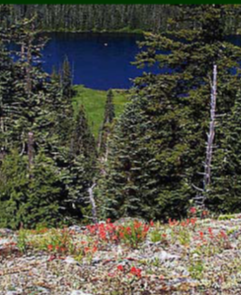
#> input picture 数字图像处理/homework/hw1/data/t1.png, 241 x 295 px
$ jupyter execute HW1.ipynb
#> lines starting #> are read from the running program, lines starting #| are printed output that depends on the picture
[cell 1]
import numpy as np
import cv2
from matplotlib import pyplot as plt

## Homework 1

### Question 1

Gamma校正是一种用于调整数字图像亮度的重要技术，特别是当图像准备在不同的设备上显示时。给定一个图像$I$，Gamma校正后的图像$I'$可以通过下面的公式计算：

\begin{equation}
I' = I^\gamma
\end{equation}

其中，$\gamma$（Gamma值）是校正系数。当$\gamma < 1$时，图像的亮度会增加，反之亮度会降低。实际应用中，$\gamma$值通常是根据显示设备的特性和输出媒介的要求来确定的。

用类似 $g = (constant\times I)\gamma$ 的公式来表示灰度和光强度间的关系，则称为$\gamma$校正。I 为图像

[cell 2]
def gamma_correction(image, gamma):
    table = (np.arange(0, 256) / 255.0) ** gamma * 255
    table = np.array(table, np.uint8)
    return cv2.LUT((image * 255).astype(np.uint8), table) / 255

[cell 3]
# read image from data directory
img1_path = './data/t1.png'

img1 = cv2.imread(img1_path).astype(np.float32) / 255
img1 = cv2.cvtColor(img1, cv2.COLOR_BGR2RGB)

# Apply gamma correction with gamma=0.6
img1_op = gamma_correction(img1, 0.6)
#> in gamma_correction, `return cv2.LUT((image * 255).astype(np.uint8), table) / 255`:
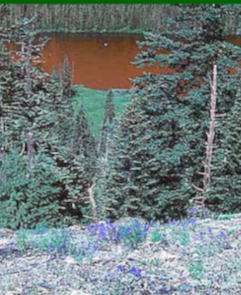
#> returned value: shape (295, 241, 3) float64; mean of channels 0, 1, 2 0.476, 0.482, 0.434; drawn as B, G, R
# Apply gamma correction with gamma=1.3
img1_op2 = gamma_correction(img1, 1.3)
#> call 2 of gamma_correction, with gamma = 1.3
#> in gamma_correction (call 2), `return cv2.LUT((image * 255).astype(np.uint8), table) / 255`:
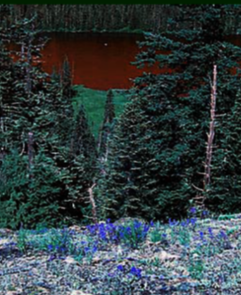
#> returned value: shape (295, 241, 3) float64; mean of channels 0, 1, 2 0.249, 0.241, 0.196; drawn as B, G, R

# Plotting the original and gamma-corrected images side by side
fig, ax = plt.subplots(1, 3, figsize=(10, 5))

# Display original image
ax[0].imshow(img1)
ax[0].set_title("Original Image")
ax[0].axis('off')

# Display gamma-corrected image
ax[1].imshow(img1_op)
ax[1].set_title("Gamma Corrected Image (γ=0.6)")
ax[1].axis('off')

ax[2].imshow(img1_op2)
ax[2].set_title("Gamma Corrected Image (γ=1.3)")
ax[2].axis('off')

plt.show()

规范化是数字图像处理中常用的一种技术，目的是将图像的像素值线性缩放到标准化的范围，通常是0到255。这对于8位的图像处理尤其重要，因为它允许图像数据适应不同的显示设备和分析工具。

这个过程通过以下公式实现：

$$
I' = \frac{(I - f_{\text{min}}) \times 255}{f_{\text{max}} - f_{\text{min}}}
$$

其中\( I \)是原始图像，\( I' \)是规范化后的图像，\( f_{\text{min}} \)和\( f_{\text{max}} \)分别是原始图像中的最小和最大像素值。通过规范化，图像的对比度得到增强，细节和特征变得更加明显。

[cell 4]
def normalize_image(image):
    f_min, f_max = image.min(), image.max()
    # Perform the linear scaling to the range [0, 255]
    return ((image - f_min) / (f_max - f_min) * 255).astype(np.uint8)

[cell 5]
img2_path = './data/t2.png'

img2 = cv2.imread(img2_path)
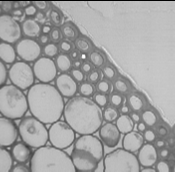
#> input picture 数字图像处理/homework/hw1/data/t2.png, 175 x 172 px
#> img2 is the input picture: shape (172, 175, 3); min 0, max 255, mean 163.7

normalized_img = normalize_image(img2)
#> in normalize_image, `f_min, f_max = image.min(), image.max()`: f_min = 0; f_max = 255

# Convert to RGB for display purposes
if len(normalized_img.shape) == 3 and normalized_img.shape[2] == 3:
    normalized_img = cv2.cvtColor(normalized_img, cv2.COLOR_BGR2RGB)

# Display the original and normalized images
fig, axes = plt.subplots(1, 2, figsize=(12, 6))
axes[0].imshow(img2, cmap='gray')
axes[0].set_title('Original Image')
axes[0].axis('off')

axes[1].imshow(normalized_img, cmap='gray')
axes[1].set_title('Normalized Image')
axes[1].axis('off')

plt.show()

### Question 3
直方图均衡是一种图像处理技术，用于改善图像的对比度。这种方法通过调整图像的直方图分布，使得整个直方图更加均匀，从而增加图像的全局对比度。特别在图像的背景和前景都太亮或太暗时，直方图均衡能有效地增强局部对比度，使得细节更加清晰。

直方图均衡工作原理是重新映射图像中的像素值，使得直方图的累积分布函数（CDF）成为近似线性，这样会将原来的直方图分布拉伸，允许像素值分布在更广泛的范围内。结果就是图像的亮度可以更好地分布在可用的亮度范围内，这通常会导致图像看起来更加清晰和对比度更高。

[cell 6]
def plot_image_and_hist(image, title, ax_img, ax_hist):
    ax_img.imshow(image, cmap='gray')
    ax_img.set_title(title)
    ax_img.axis('off')

    # Calculate and plot the histogram
    hist = cv2.calcHist([image], [0], None, [256], [0, 256])
    ax_hist.plot(hist)
    ax_hist.set_xlim([0, 256])
    ax_hist.set_yticks([])
    ax_hist.set_title('Histogram')

[cell 7]
# Create subplots in a 4x4 grid layout
fig, axes = plt.subplots(4, 4, figsize=(20, 10))

img3_1_path = './data/t3-1.png'
img3_2_path = './data/t3-2.png'
img3_3_path = './data/t3-3.png'
img3_4_path = './data/t3-4.png'
img3_1 = cv2.imread(img3_1_path, cv2.IMREAD_GRAYSCALE)
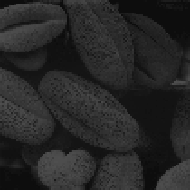
#> input picture 数字图像处理/homework/hw1/data/t3-1.png, 190 x 190 px
#> img3_1 is the input picture: shape (190, 190); min 12, max 81, mean 38.7
img3_2 = cv2.imread(img3_2_path, cv2.IMREAD_GRAYSCALE)
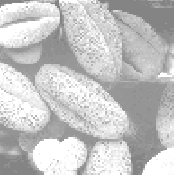
#> input picture 数字图像处理/homework/hw1/data/t3-2.png, 174 x 175 px
#> img3_2 is the input picture: shape (175, 174); min 131, max 255, mean 196.4
img3_3 = cv2.imread(img3_3_path, cv2.IMREAD_GRAYSCALE)
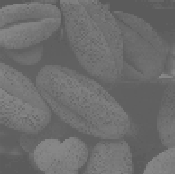
#> input picture 数字图像处理/homework/hw1/data/t3-3.png, 175 x 174 px
#> img3_3 is the input picture: shape (174, 175); min 90, max 137, mean 109.1
img3_4 = cv2.imread(img3_4_path, cv2.IMREAD_GRAYSCALE)
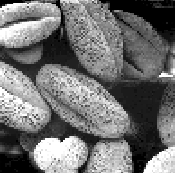
#> input picture 数字图像处理/homework/hw1/data/t3-4.png, 175 x 173 px
#> img3_4 is the input picture: shape (173, 175); min 0, max 255, mean 113.3

img3_1_eq = cv2.equalizeHist(img3_1)
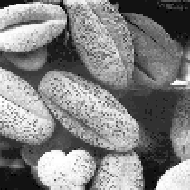
#> img3_1_eq: shape (190, 190); min 0, max 255, mean 130.5
img3_2_eq = cv2.equalizeHist(img3_2)
img3_3_eq = cv2.equalizeHist(img3_3)
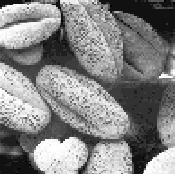
#> img3_3_eq: shape (174, 175); min 0, max 255, mean 131.7
img3_4_eq = cv2.equalizeHist(img3_4)

hist1_1, bins1_1 = np.histogram(img3_1.flatten(), 256, [0,256])
#> hist1_1 = 256 values, max 2474 at index 13, min 0 at index 0, mean 141; bins1_1 = 257 values from 0 to 256
hist1_2, bins1_2 = np.histogram(img3_1_eq.flatten(), 256, [0,256])
#> hist1_2 = 256 values, max 2604 at index 18, min 0 at index 1, mean 141; bins1_2 = 257 values from 0 to 256

# Plot for img3_1
plot_image_and_hist(img3_1, 'Original Image', axes[0, 0], axes[0, 1])
#> in plot_image_and_hist, `hist = cv2.calcHist([image], [0], None, [256], [0, 256])`: hist has the same summary as hist1_1 outside plot_image_and_hist
plot_image_and_hist(img3_1_eq, 'Equalized Image', axes[0, 2], axes[0, 3])

# Plot for img3_2
plot_image_and_hist(img3_2, 'Original Image', axes[1, 0], axes[1, 1])
plot_image_and_hist(img3_2_eq, 'Equalized Image', axes[1, 2], axes[1, 3])

# Plot for img3_3
plot_image_and_hist(img3_3, 'Original Image', axes[2, 0], axes[2, 1])
plot_image_and_hist(img3_3_eq, 'Equalized Image', axes[2, 2], axes[2, 3])

# Plot for img3_4
plot_image_and_hist(img3_4, 'Original Image', axes[3, 0], axes[3, 1])
plot_image_and_hist(img3_4_eq, 'Equalized Image', axes[3, 2], axes[3, 3])

plt.tight_layout()
plt.show()
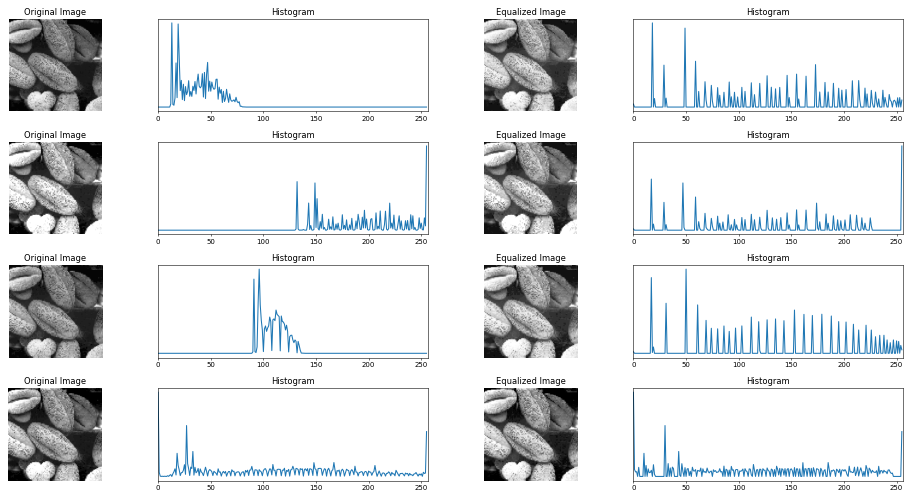
#> figure drawn by matplotlib, 16 panels
